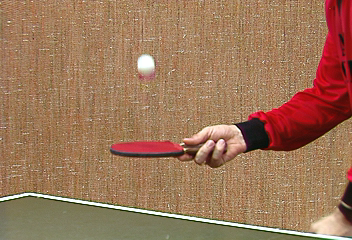
#> input picture Assets/Tennis/stennis.000.ppm, 352 x 240 px; its folder holds only this picture in this run
$ python 'Initial Blurs etc.py'
#> lines starting #> are read from the running program, lines starting #| are printed output that depends on the picture; after the words box and inside, x2 and y2 are one past the last pixel; in counts of white or black regions, pixels touching at a corner belong together
import cv2
import numpy as np
import math
import os
import pathlib
import natsort
import glob


video_path = "./Assets/Tennis"
# frame_files = pathlib.Path(__file__).parent.joinpath("Assets/Tennis").glob("*ppm")
frame_files = sorted(pathlib.Path(video_path).glob("*ppm"))
frame_files = natsort.natsorted(frame_files, alg=natsort.PATH)
for file in frame_files:
    img = cv2.imread(str(file),-1)
#> img is the input picture: shape (240, 352, 3); mean B, G, R 88.8, 117.7, 157.1
    img_grey = cv2.cvtColor(img, cv2.COLOR_BGR2GRAY)
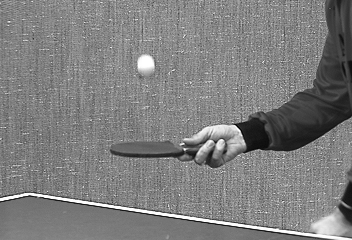
#> img_grey: shape (240, 352); min 0, max 255, mean 126.2

    lower = np.array([210, 230, 230])
    upper = np.array([255, 255, 255])
    mask = cv2.inRange(img, lower, upper)
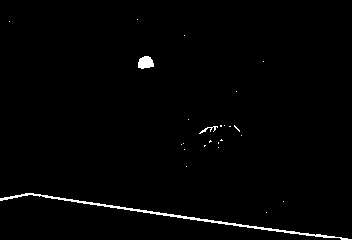
#> mask: shape (240, 352); 1.3% white; 25 white regions (22 under 20 px), largest, box (x1, y1, x2, y2) and area: (0, 193, 352, 240) 842, (138, 56, 154, 69) 160, (199, 126, 218, 134) 45

    kernel_size = 1 # powers of 3 only
    img_blurred = cv2.GaussianBlur(img, (kernel_size, kernel_size), 0)
    mask_blurred = cv2.inRange(img_blurred, lower, upper)

    img_masked = cv2.bitwise_and(img_blurred, img_blurred, mask=mask_blurred)
    img_masked_grey = cv2.cvtColor(img_masked, cv2.COLOR_BGR2GRAY)

    # edges = cv2.Canny(img_grey, 50, 150, apertureSize=3)

    cv2.imshow("img", img)
    # cv2.imshow("img masked", img_masked)
    # cv2.imshow("img blurred", img_blurred)
    # cv2.imshow("img grey", img_grey)
    cv2.imshow("img masked grey", img_masked_grey)


# further work:

video_path = "./Assets/Tennis"
# frame_files = pathlib.Path(__file__).parent.joinpath("Assets/Tennis").glob("*ppm")
frame_files = sorted(pathlib.Path(video_path).glob("*ppm"))
frame_files = natsort.natsorted(frame_files, alg=natsort.PATH)
for file in frame_files:
    img = cv2.imread(str(file),-1) # BGR by default
    # img = cv2.cvtColor(img_bgr, cv2.COLOR_BGR2RGB)
    img_grey = cv2.cvtColor(img, cv2.COLOR_BGR2GRAY)

    lower = np.array([200, 220, 220])
    upper = np.array([255, 255, 255])
    mask = cv2.inRange(img, lower, upper)
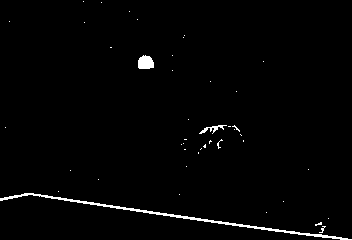
#> mask: shape (240, 352); 1.5% white; 44 white regions (41 under 20 px), largest, box (x1, y1, x2, y2) and area: (0, 193, 352, 240) 884, (138, 55, 154, 69) 184, (199, 125, 227, 134) 86

    kernel_size = 3 # powers of 3 only
    img_blurred = cv2.GaussianBlur(img, (kernel_size, kernel_size), 0)
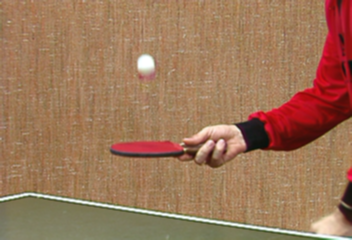
#> img_blurred: shape (240, 352, 3); mean B, G, R 88.8, 117.8, 157.1
    mask_blurred = cv2.inRange(img_blurred, lower, upper)
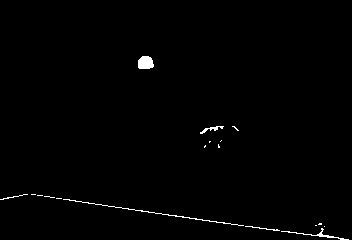
#> mask_blurred: shape (240, 352); 0.82% white; 18 white regions (12 under 20 px), largest, box (x1, y1, x2, y2) and area: (63, 199, 244, 226) 201, (138, 56, 154, 69) 176, (281, 228, 349, 240) 114, (200, 126, 224, 134) 63, (245, 226, 280, 231) 42, (0, 194, 28, 200) 32

    # img_masked = cv2.bitwise_and(img_blurred, img_blurred, mask=mask)
    img_masked = cv2.bitwise_and(img, img, mask=mask)
    img_masked_grey = cv2.cvtColor(img_masked, cv2.COLOR_BGR2GRAY)

    # https://opencv24-python-tutorials.readthedocs.io/en/latest/py_tutorials/py_imgproc/py_morphological_ops/py_morphological_ops.html
    # erode then un-erode to remove noise (potentially a better method than blurring)
    # kernel = np.ones((2, 2), np.uint8) # accept 2x2 white areas only
    kernel = np.ones((2, 2), np.uint8)

    img_opened = cv2.morphologyEx(img_masked_grey, cv2.MORPH_OPEN, kernel)
    # img_closed = cv2.morphologyEx(img_masked, cv2.MORPH_CLOSE, kernel)

    edges = cv2.Canny(img_masked_grey, 50, 150, apertureSize=3)
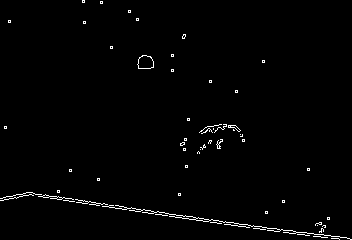
#> edges: shape (240, 352); 1.3% white in thin lines or dots

    cv2.imshow("img", img)
    # [4 lines of commented-out code are left out]
    cv2.imshow("img morphology opened", img_opened)
